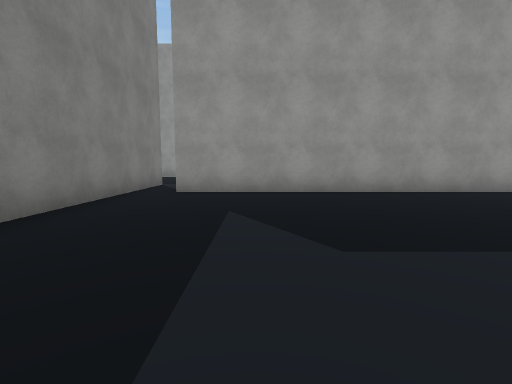
[1] (above)

22 first-person views from a walk through a 3-D level made in the Unity game engine. The camera is 1.3 m above the floor, tilts 6° down and sees 85° across. The floor is counted in squares, 2 m on a side. Each view is taken from the middle of a square. On the plan, view 1 faces up. The plan holds only what a view shows up to about 9 squares ahead; the rest is blank. The place goes on beyond the plan. The player character is not drawn. Some surface patterns are stand-ins.

[2]
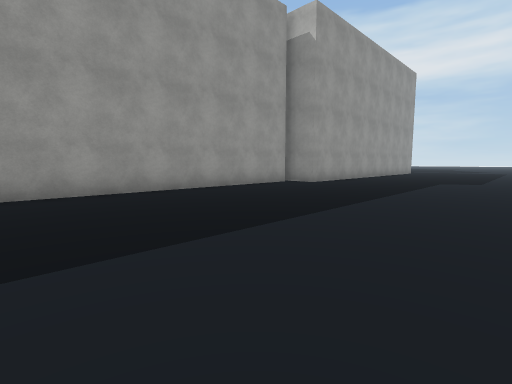

[3]
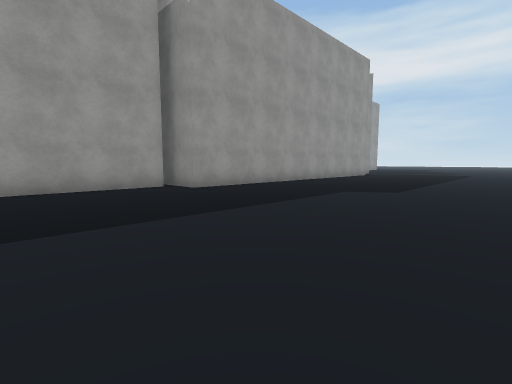

[4]
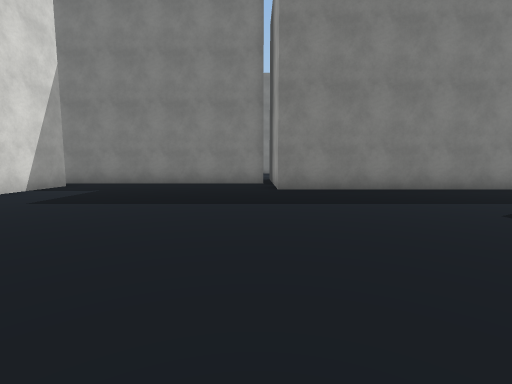

[5]
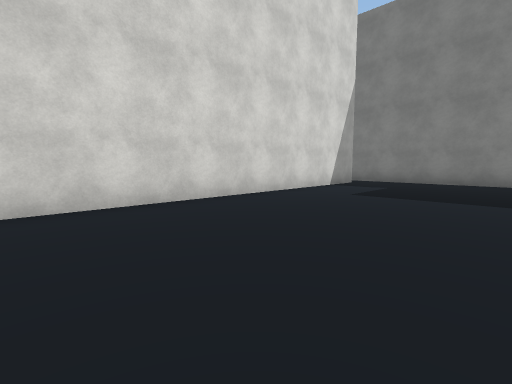

[6]
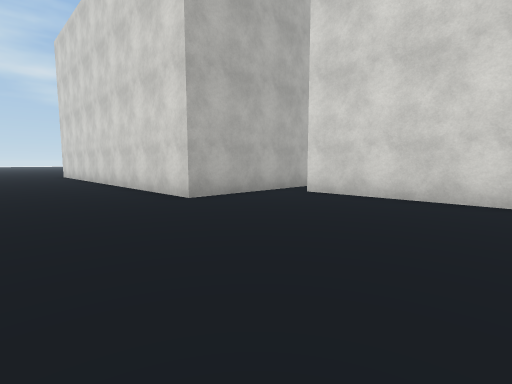

[7]
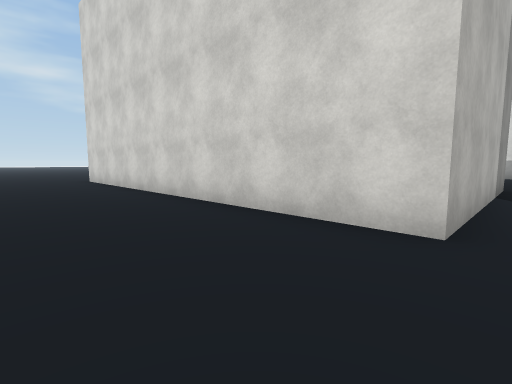

[8]
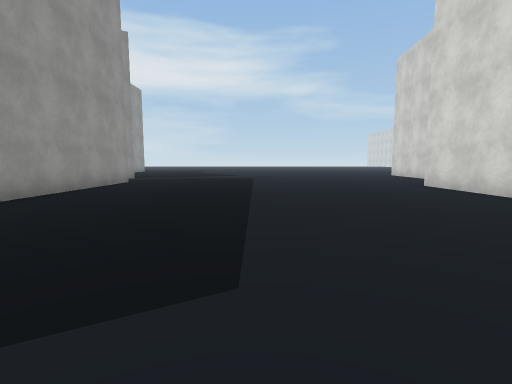

[9]
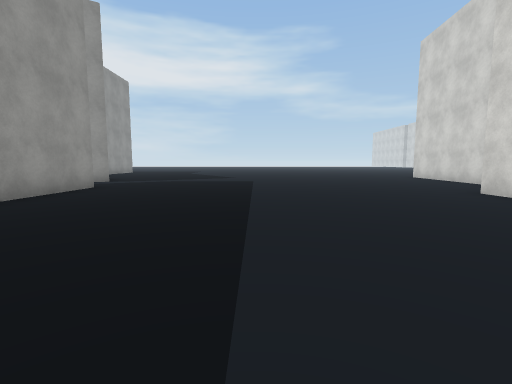

[10]
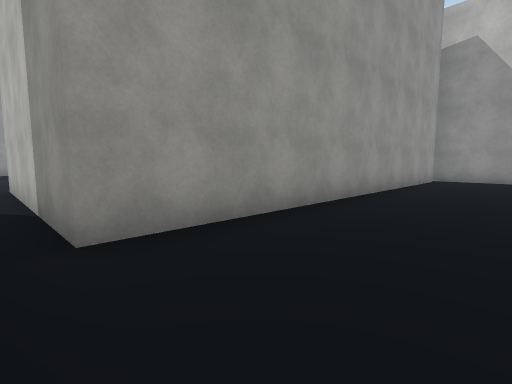

[11]
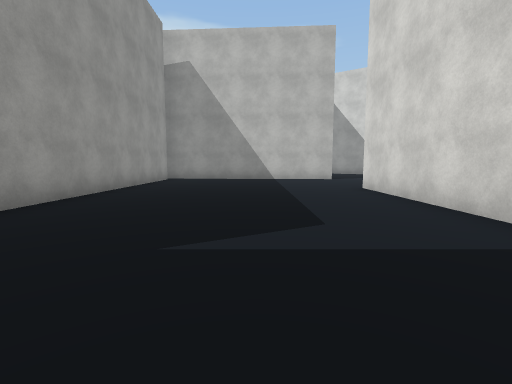

[12]
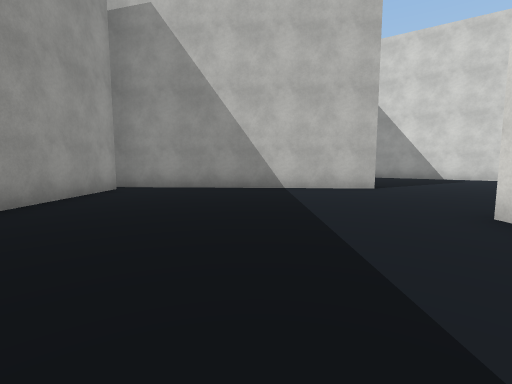

[13]
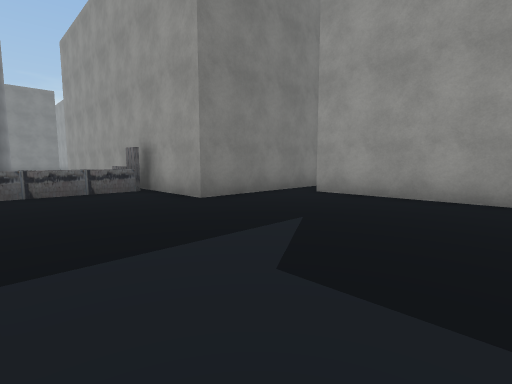

[14]
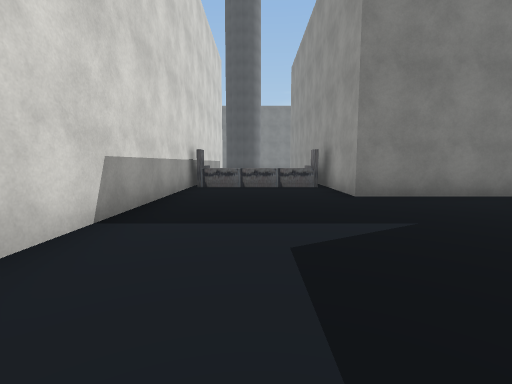

[15]
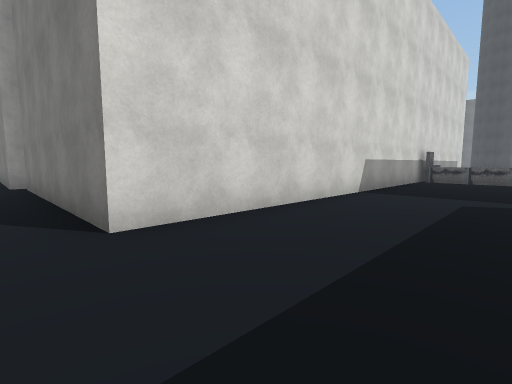

[16]
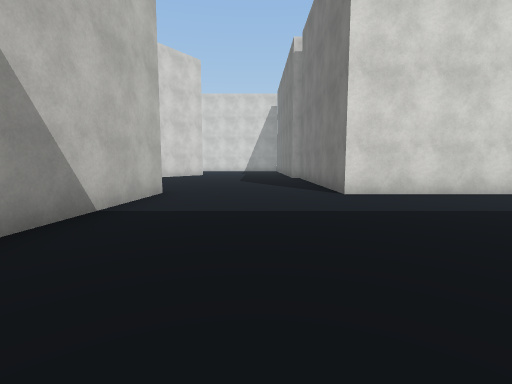

[17]
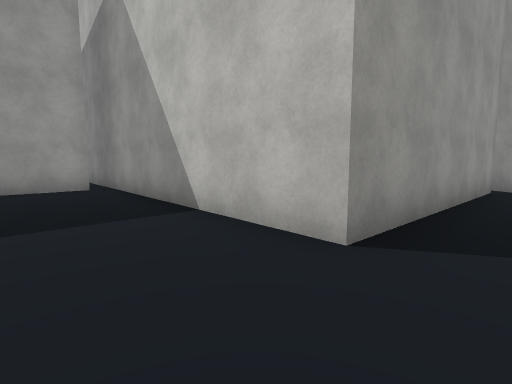

[18]
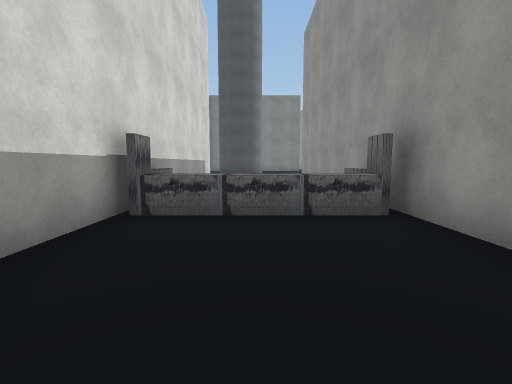

[19]
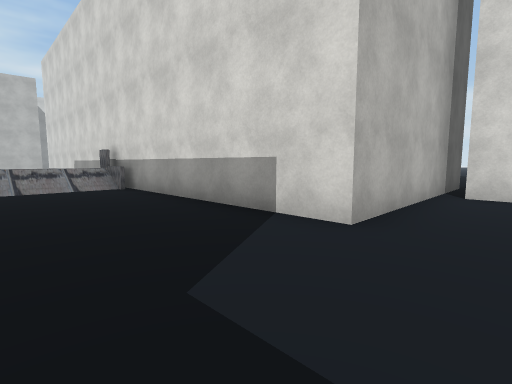

[20]
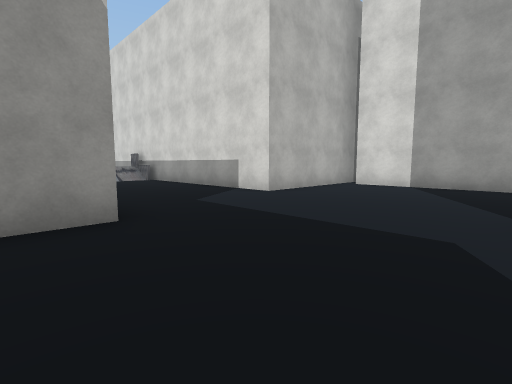

[21]
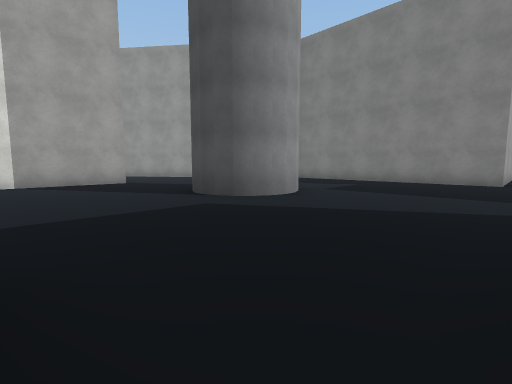

[22]
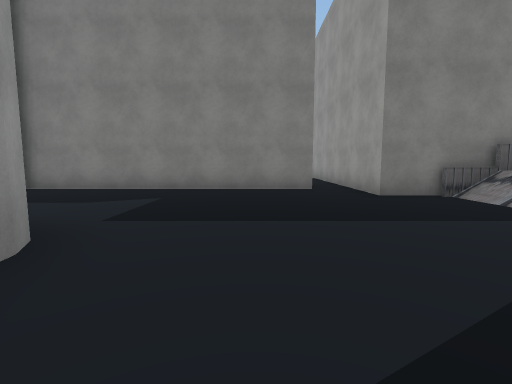

### Floor plan
Points are (right, up) in squares from view 1. A wall is a line through its corners. A room is listed if a view was taken in it or the views show most of it. See-through windows are left out.
Room 1 (views 1, 2, 3, 4, 5, 6, 7, 8, 9)
walls: (8.6, 6.2) (-1.9, 6.2); (11.6, 5.3) (9, 5.3) (9, 7); (7.5, -6.4) (7.5, -3.7) (17.9, -3.7); (19.4, 5.3) (14.6, 5.3); (-4.8, -0.7) (-4.8, -7); (-2.8, 7.5) (-2.8, -0.5) (-4.7, -0.5); (-3.7, -6.3) (6.6, -6.3); (20.2, -5.7) (21.1, -5.8)
ways out: opening at (7, -7) to room 2
Room 2 (views 10, 11, 12, 13, 14, 15, 16, 17, 18, 19, 20, 21, 22)
walls: (3.5, -12.5) (3, -12.5); (4.1, -15.5) (4.6, -15.5); (4.6, -14.9) (4.6, -15.6); (4.6, -12.5) (3.6, -12.5); (4.6, -12.3) (4.6, -13.1); (-3.7, -12.1) (-3.7, -11.1); (-2.7, -19.5) (-2.7, -15.7) (14.2, -15.7) (14.2, -19.5); (6.6, -8.1) (6.6, -12.1) (-1, -12.1); (-7.3, -14.9) (-7.4, -15.3) (-7.5, -15.6); (-7.6, -14) (-7.3, -14.7); (-8, -13.7) (-7.4, -14.3); (-7.4, -19.2) (-3.1, -19.2); (-8.9, -13.7) (-8.5, -13.6) (-8.2, -13.7) (-7.4, -14.1) (-7.3, -15.1); (-9.4, -13.9) (-8.8, -13.6); (-12.5, -7) (-12.5, -9.6) (-16.1, -9.6); (17.9, -9.6) (7.5, -9.6) (7.5, -6.4); (-16.1, -10.6) (-13.9, -10.6) (-13.9, -17.7); (21.6, -16.2) (18, -16) (18.6, -6.8)
ways out: opening at (7, -7) to room 1

Positions as (right, up) in squares from view 1, and headings:
1: (0, 0), facing up
2: (1, 0), facing up-right
3: (5, -1), facing up-right
4: (4, -1), facing left
5: (5, -2), facing down-left
6: (3, -1), facing down-right
7: (7, -1), facing down-right
8: (10, 1), facing right
9: (12, 1), facing right
10: (7, -12), facing up-right
11: (7, -13), facing right
12: (11, -13), facing right
13: (11, -15), facing up-left
14: (12, -14), facing left
15: (15, -13), facing down-left
16: (16, -10), facing down
17: (16, -17), facing up-right
18: (8, -14), facing left
19: (-4, -13), facing down-right
20: (-7, -11), facing down-right
21: (-4, -10), facing down-left
22: (-7, -12), facing left
